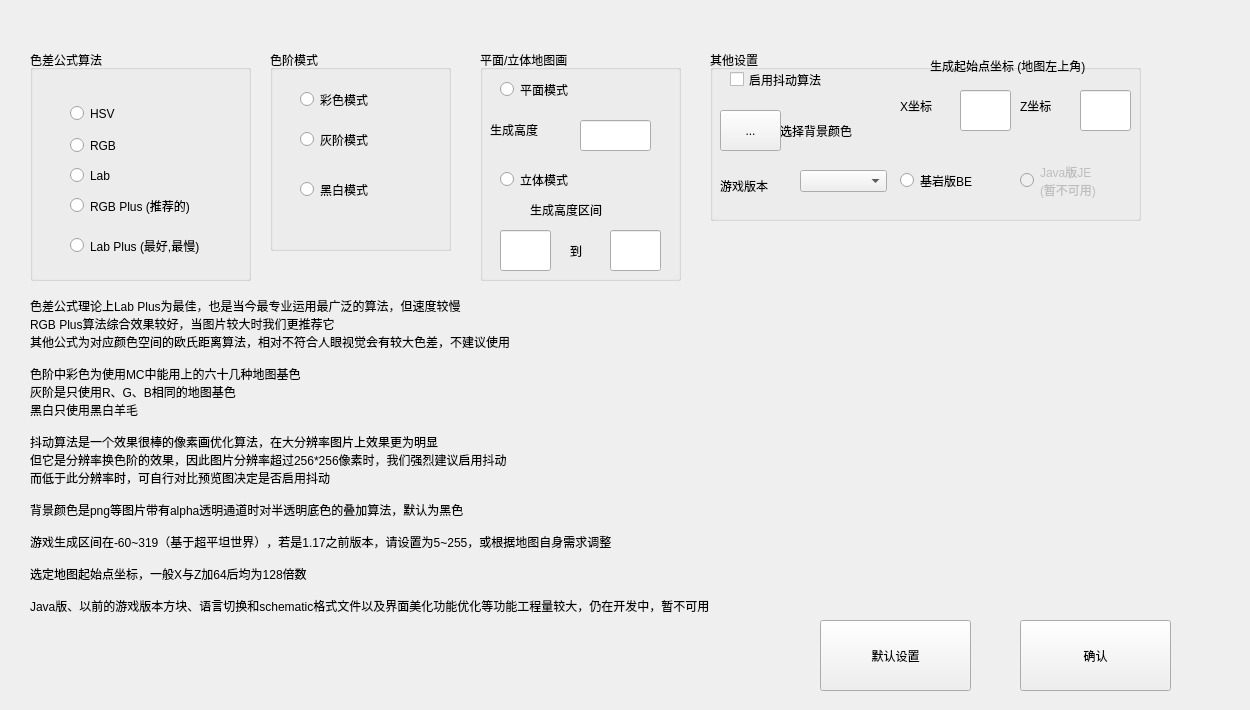
<?xml version="1.0" encoding="UTF-8"?>
<ui version="4.0">
 <class>MSettingDialog</class>
 <widget class="QDialog" name="MSettingDialog">
  <property name="geometry">
   <rect>
    <x>0</x>
    <y>0</y>
    <width>1250</width>
    <height>710</height>
   </rect>
  </property>
  <property name="windowTitle">
   <string>Dialog</string>
  </property>
  <widget class="QGroupBox" name="groupBox">
   <property name="geometry">
    <rect>
     <x>30</x>
     <y>50</y>
     <width>221</width>
     <height>231</height>
    </rect>
   </property>
   <property name="title">
    <string>色差公式算法</string>
   </property>
   <widget class="QRadioButton" name="space4">
    <property name="geometry">
     <rect>
      <x>40</x>
      <y>180</y>
      <width>181</width>
      <height>31</height>
     </rect>
    </property>
    <property name="text">
     <string>Lab Plus (最好,最慢)</string>
    </property>
   </widget>
   <widget class="QRadioButton" name="space1">
    <property name="geometry">
     <rect>
      <x>40</x>
      <y>140</y>
      <width>171</width>
      <height>31</height>
     </rect>
    </property>
    <property name="text">
     <string>RGB Plus (推荐的)</string>
    </property>
   </widget>
   <widget class="QRadioButton" name="space3">
    <property name="geometry">
     <rect>
      <x>40</x>
      <y>110</y>
      <width>115</width>
      <height>31</height>
     </rect>
    </property>
    <property name="text">
     <string>Lab</string>
    </property>
   </widget>
   <widget class="QRadioButton" name="space2">
    <property name="geometry">
     <rect>
      <x>40</x>
      <y>48</y>
      <width>115</width>
      <height>31</height>
     </rect>
    </property>
    <property name="text">
     <string>HSV</string>
    </property>
   </widget>
   <widget class="QRadioButton" name="space0">
    <property name="geometry">
     <rect>
      <x>40</x>
      <y>80</y>
      <width>115</width>
      <height>31</height>
     </rect>
    </property>
    <property name="text">
     <string>RGB</string>
    </property>
   </widget>
  </widget>
  <widget class="QGroupBox" name="groupBox_2">
   <property name="geometry">
    <rect>
     <x>270</x>
     <y>50</y>
     <width>181</width>
     <height>201</height>
    </rect>
   </property>
   <property name="title">
    <string>色阶模式</string>
   </property>
   <widget class="QRadioButton" name="type0">
    <property name="geometry">
     <rect>
      <x>30</x>
      <y>40</y>
      <width>115</width>
      <height>19</height>
     </rect>
    </property>
    <property name="text">
     <string>彩色模式</string>
    </property>
   </widget>
   <widget class="QRadioButton" name="type1">
    <property name="geometry">
     <rect>
      <x>30</x>
      <y>80</y>
      <width>115</width>
      <height>19</height>
     </rect>
    </property>
    <property name="text">
     <string>灰阶模式</string>
    </property>
   </widget>
   <widget class="QRadioButton" name="type2">
    <property name="geometry">
     <rect>
      <x>30</x>
      <y>130</y>
      <width>115</width>
      <height>19</height>
     </rect>
    </property>
    <property name="text">
     <string>黑白模式</string>
    </property>
   </widget>
  </widget>
  <widget class="QGroupBox" name="groupBox_3">
   <property name="geometry">
    <rect>
     <x>480</x>
     <y>50</y>
     <width>201</width>
     <height>231</height>
    </rect>
   </property>
   <property name="title">
    <string>平面/立体地图画</string>
   </property>
   <widget class="QRadioButton" name="plane">
    <property name="geometry">
     <rect>
      <x>20</x>
      <y>30</y>
      <width>115</width>
      <height>19</height>
     </rect>
    </property>
    <property name="text">
     <string>平面模式</string>
    </property>
   </widget>
   <widget class="QLabel" name="label_2">
    <property name="geometry">
     <rect>
      <x>10</x>
      <y>64</y>
      <width>72</width>
      <height>31</height>
     </rect>
    </property>
    <property name="text">
     <string>生成高度</string>
    </property>
   </widget>
   <widget class="QLineEdit" name="height">
    <property name="geometry">
     <rect>
      <x>100</x>
      <y>70</y>
      <width>71</width>
      <height>31</height>
     </rect>
    </property>
   </widget>
   <widget class="QRadioButton" name="cube">
    <property name="geometry">
     <rect>
      <x>20</x>
      <y>120</y>
      <width>115</width>
      <height>19</height>
     </rect>
    </property>
    <property name="text">
     <string>立体模式</string>
    </property>
   </widget>
   <widget class="QLabel" name="label_3">
    <property name="geometry">
     <rect>
      <x>50</x>
      <y>150</y>
      <width>111</width>
      <height>20</height>
     </rect>
    </property>
    <property name="text">
     <string>生成高度区间</string>
    </property>
   </widget>
   <widget class="QLineEdit" name="mheight1">
    <property name="geometry">
     <rect>
      <x>20</x>
      <y>180</y>
      <width>51</width>
      <height>41</height>
     </rect>
    </property>
   </widget>
   <widget class="QLabel" name="label_4">
    <property name="geometry">
     <rect>
      <x>90</x>
      <y>180</y>
      <width>31</width>
      <height>41</height>
     </rect>
    </property>
    <property name="text">
     <string>到</string>
    </property>
   </widget>
   <widget class="QLineEdit" name="mheight2">
    <property name="geometry">
     <rect>
      <x>130</x>
      <y>180</y>
      <width>51</width>
      <height>41</height>
     </rect>
    </property>
   </widget>
  </widget>
  <widget class="QGroupBox" name="groupBox_4">
   <property name="geometry">
    <rect>
     <x>710</x>
     <y>50</y>
     <width>431</width>
     <height>171</height>
    </rect>
   </property>
   <property name="title">
    <string>其他设置</string>
   </property>
   <widget class="QLabel" name="label">
    <property name="geometry">
     <rect>
      <x>70</x>
      <y>70</y>
      <width>91</width>
      <height>21</height>
     </rect>
    </property>
    <property name="text">
     <string>选择背景颜色</string>
    </property>
   </widget>
   <widget class="QCheckBox" name="dither">
    <property name="geometry">
     <rect>
      <x>20</x>
      <y>20</y>
      <width>171</width>
      <height>19</height>
     </rect>
    </property>
    <property name="text">
     <string>启用抖动算法</string>
    </property>
   </widget>
   <widget class="QToolButton" name="colorButton">
    <property name="geometry">
     <rect>
      <x>10</x>
      <y>60</y>
      <width>61</width>
      <height>41</height>
     </rect>
    </property>
    <property name="text">
     <string>...</string>
    </property>
   </widget>
   <widget class="QLabel" name="label_5">
    <property name="geometry">
     <rect>
      <x>220</x>
      <y>0</y>
      <width>211</width>
      <height>31</height>
     </rect>
    </property>
    <property name="text">
     <string>生成起始点坐标 (地图左上角)</string>
    </property>
   </widget>
   <widget class="QLabel" name="label_6">
    <property name="geometry">
     <rect>
      <x>190</x>
      <y>40</y>
      <width>51</width>
      <height>31</height>
     </rect>
    </property>
    <property name="text">
     <string>X坐标</string>
    </property>
   </widget>
   <widget class="QLineEdit" name="beginX">
    <property name="geometry">
     <rect>
      <x>250</x>
      <y>40</y>
      <width>51</width>
      <height>41</height>
     </rect>
    </property>
   </widget>
   <widget class="QLabel" name="label_7">
    <property name="geometry">
     <rect>
      <x>310</x>
      <y>40</y>
      <width>51</width>
      <height>31</height>
     </rect>
    </property>
    <property name="text">
     <string>Z坐标</string>
    </property>
   </widget>
   <widget class="QLineEdit" name="beginZ">
    <property name="geometry">
     <rect>
      <x>370</x>
      <y>40</y>
      <width>51</width>
      <height>41</height>
     </rect>
    </property>
   </widget>
   <widget class="QComboBox" name="edition">
    <property name="geometry">
     <rect>
      <x>90</x>
      <y>120</y>
      <width>87</width>
      <height>22</height>
     </rect>
    </property>
   </widget>
   <widget class="QLabel" name="label_8">
    <property name="geometry">
     <rect>
      <x>10</x>
      <y>120</y>
      <width>81</width>
      <height>31</height>
     </rect>
    </property>
    <property name="text">
     <string>游戏版本</string>
    </property>
   </widget>
   <widget class="QRadioButton" name="bedrock">
    <property name="geometry">
     <rect>
      <x>190</x>
      <y>110</y>
      <width>111</width>
      <height>41</height>
     </rect>
    </property>
    <property name="text">
     <string>基岩版BE</string>
    </property>
   </widget>
   <widget class="QRadioButton" name="java">
    <property name="enabled">
     <bool>false</bool>
    </property>
    <property name="geometry">
     <rect>
      <x>310</x>
      <y>110</y>
      <width>111</width>
      <height>41</height>
     </rect>
    </property>
    <property name="text">
     <string>Java版JE
(暂不可用)</string>
    </property>
   </widget>
  </widget>
  <widget class="QToolButton" name="autoButton">
   <property name="geometry">
    <rect>
     <x>820</x>
     <y>620</y>
     <width>151</width>
     <height>71</height>
    </rect>
   </property>
   <property name="text">
    <string>默认设置</string>
   </property>
  </widget>
  <widget class="QToolButton" name="submitButton">
   <property name="geometry">
    <rect>
     <x>1020</x>
     <y>620</y>
     <width>151</width>
     <height>71</height>
    </rect>
   </property>
   <property name="text">
    <string>确认</string>
   </property>
  </widget>
  <widget class="QLabel" name="label_9">
   <property name="geometry">
    <rect>
     <x>30</x>
     <y>290</y>
     <width>1151</width>
     <height>331</height>
    </rect>
   </property>
   <property name="text">
    <string>色差公式理论上Lab Plus为最佳，也是当今最专业运用最广泛的算法，但速度较慢
RGB Plus算法综合效果较好，当图片较大时我们更推荐它
其他公式为对应颜色空间的欧氏距离算法，相对不符合人眼视觉会有较大色差，不建议使用

色阶中彩色为使用MC中能用上的六十几种地图基色
灰阶是只使用R、G、B相同的地图基色
黑白只使用黑白羊毛

抖动算法是一个效果很棒的像素画优化算法，在大分辨率图片上效果更为明显
但它是分辨率换色阶的效果，因此图片分辨率超过256*256像素时，我们强烈建议启用抖动
而低于此分辨率时，可自行对比预览图决定是否启用抖动

背景颜色是png等图片带有alpha透明通道时对半透明底色的叠加算法，默认为黑色

游戏生成区间在-60~319（基于超平坦世界），若是1.17之前版本，请设置为5~255，或根据地图自身需求调整

选定地图起始点坐标，一般X与Z加64后均为128倍数

Java版、以前的游戏版本方块、语言切换和schematic格式文件以及界面美化功能优化等功能工程量较大，仍在开发中，暂不可用</string>
   </property>
  </widget>
 </widget>
 <resources/>
 <connections/>
</ui>
